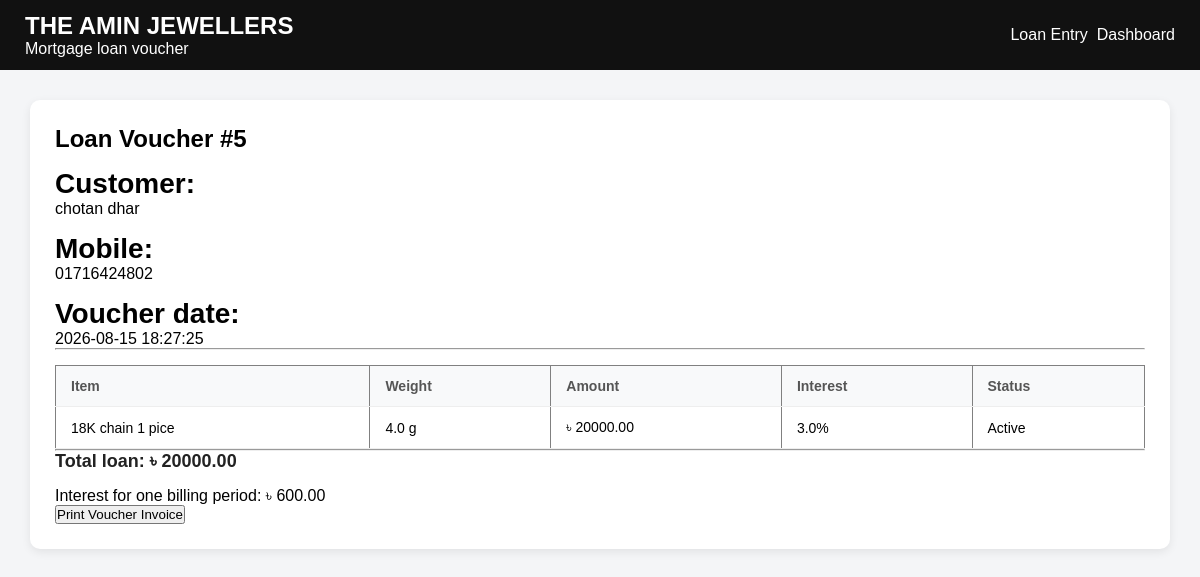
/loan-voucher/5 (signed in), run on the app's committed database.
### tables this page shows
CREATE TABLE loan_vouchers (
            id INTEGER PRIMARY KEY AUTOINCREMENT,
            customer_name TEXT NOT NULL COLLATE NOCASE UNIQUE,
            mobile TEXT,
            created_at TIMESTAMP DEFAULT CURRENT_TIMESTAMP
        );

CREATE TABLE loans (
            id INTEGER PRIMARY KEY AUTOINCREMENT,
            customer_name TEXT NOT NULL,
            mobile TEXT,
            item_details TEXT NOT NULL,
            weight REAL,
            amount REAL NOT NULL,
            interest_rate REAL NOT NULL DEFAULT 0,
            status TEXT NOT NULL DEFAULT 'Active',
            created_at TIMESTAMP DEFAULT CURRENT_TIMESTAMP
        , voucher_id INTEGER);

### app.py (the view)
@app.route("/loan-voucher/<int:voucher_id>")
@login_required
def loan_voucher(voucher_id):
    conn = get_db()
    voucher = conn.execute(
        "SELECT * FROM loan_vouchers WHERE id = ?", (voucher_id,)
    ).fetchone()
    if voucher is None:
        return redirect("/loans")
    entries = conn.execute("""
        SELECT * FROM loans
        WHERE voucher_id = ?
        ORDER BY id DESC
    """, (voucher_id,)).fetchall()
    totals = conn.execute("""
        SELECT
            COALESCE(SUM(amount), 0) AS amount,
            COALESCE(SUM(amount * interest_rate / 100), 0) AS interest
        FROM loans
        WHERE voucher_id = ? AND status = 'Active'
    """, (voucher_id,)).fetchone()
    return render_template(
        "loan_voucher.html", voucher=voucher, loans=entries, totals=totals
    )

### app.py (called while the page is built)
def get_db():
    if "db" not in g:
        g.db = sqlite3.connect(DATABASE)
        g.db.row_factory = sqlite3.Row
    return g.db

def login_required(f):
    @wraps(f)
    def decorated_function(*args, **kwargs):
        if "user" not in session:
            return redirect("/")
        return f(*args, **kwargs)
    return decorated_function

### templates/loan_voucher.html (shortened to what this page needs)
<!DOCTYPE html>
<html lang="en">
<head>
    <link rel="stylesheet" href="{{ url_for('static', filename='css/style.css') }}">
</head>
<body>
<header class="topbar">
    <div><h2>THE AMIN JEWELLERS</h2><span>Mortgage loan voucher</span></div>
    <div><a href="/loans">Loan Entry</a>&nbsp;&nbsp;<a href="/dashboard">Dashboard</a></div>
</header>
<main class="content">
    <section class="card">
        <h1>Loan Voucher #{{ voucher['id'] }}</h1>
        <p><strong>Customer:</strong> {{ voucher['customer_name'] }}</p>
        <p><strong>Mobile:</strong> {{ voucher['mobile'] or '-' }}</p>
        <p><strong>Voucher date:</strong> {{ voucher['created_at'] }}</p>
        <hr>
        <table width="100%" border="1" cellpadding="10">
            <thead><tr><th>Item</th><th>Weight</th><th>Amount</th><th>Interest</th><th>Status</th></tr></thead>
            <tbody>
            {% for loan in loans %}
                <tr><td>{{ loan['item_details'] }}</td><td>{{ loan['weight'] or 0 }} g</td><td>৳ {{ '%.2f'|format(loan['amount']) }}</td><td>{{ loan['interest_rate'] }}%</td><td>{{ loan['status'] }}</td></tr>
            {% else %}
                <tr><td colspan="5">No loan entries.</td></tr>
            {% endfor %}
            </tbody>
        </table>
        <hr>
        <h2>Total loan: ৳ {{ '%.2f'|format(totals['amount']) }}</h2>
        <p>Interest for one billing period: ৳ {{ '%.2f'|format(totals['interest']) }}</p>
        <button type="button" onclick="window.print()">Print Voucher Invoice</button>
    </section>
</main>
</body>
</html>

### static/css/style.css (style rules this page uses)
* { box-sizing: border-box; margin: 0; padding: 0; }
body { font-family: Arial, sans-serif; background: #f4f5f7; }
.topbar { height: 70px; background: #111; color: white; display: flex; justify-content: space-between; align-items: center; padding: 0 25px; }
.topbar a { color: white; text-decoration: none; }
.content { flex: 1; padding: 30px; }
.card { background: white; padding: 25px; border-radius: 10px; box-shadow: 0 3px 10px rgba(0,0,0,0.08); margin-bottom: 20px; }
.card h2 { margin-bottom: 15px; font-size: 18px; color: #222; }
.card table { width: 100%; border-collapse: collapse; margin-top: 15px; }
.card table th, .card table td { padding: 12px 15px; text-align: left; border-bottom: 1px solid #eee; font-size: 14px; }
.card table th { background: #f8f9fa; color: #555; font-weight: bold; }
.card strong { display: block; font-size: 28px; margin-top: 15px; }

### data on the page
loan_vouchers: id "5", customer_name "chotan dhar", mobile "01716424802", created_at "2026-08-15 18:27:25"
loans: item_details "18K chain 1 pice", weight "4.0", amount "20000.00", interest_rate "3.0", status "Active"

### other printed values
{{ '%.2f'|format(totals['amount']) }} "20000.00"
{{ '%.2f'|format(totals['interest']) }} "600.00"
